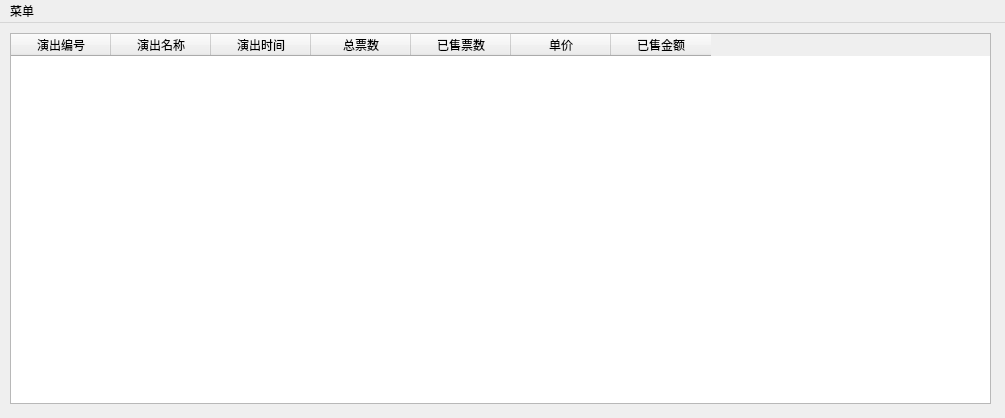
<?xml version="1.0" encoding="UTF-8"?>
<ui version="4.0">
 <class>AccountingMain</class>
 <widget class="QMainWindow" name="AccountingMain">
  <property name="geometry">
   <rect>
    <x>0</x>
    <y>0</y>
    <width>1005</width>
    <height>418</height>
   </rect>
  </property>
  <property name="windowTitle">
   <string>AccountingMain</string>
  </property>
  <widget class="QWidget" name="centralwidget">
   <widget class="QTableWidget" name="tableWidget">
    <property name="geometry">
     <rect>
      <x>10</x>
      <y>10</y>
      <width>981</width>
      <height>371</height>
     </rect>
    </property>
    <property name="editTriggers">
     <set>QAbstractItemView::NoEditTriggers</set>
    </property>
    <column>
     <property name="text">
      <string>演出编号</string>
     </property>
    </column>
    <column>
     <property name="text">
      <string>演出名称</string>
     </property>
    </column>
    <column>
     <property name="text">
      <string>演出时间</string>
     </property>
    </column>
    <column>
     <property name="text">
      <string>总票数</string>
     </property>
    </column>
    <column>
     <property name="text">
      <string>已售票数</string>
     </property>
    </column>
    <column>
     <property name="text">
      <string>单价</string>
     </property>
    </column>
    <column>
     <property name="text">
      <string>已售金额</string>
     </property>
    </column>
   </widget>
  </widget>
  <widget class="QMenuBar" name="menuBar">
   <property name="geometry">
    <rect>
     <x>0</x>
     <y>0</y>
     <width>1005</width>
     <height>26</height>
    </rect>
   </property>
   <widget class="QMenu" name="menu">
    <property name="title">
     <string>菜单</string>
    </property>
    <addaction name="action"/>
   </widget>
   <addaction name="menu"/>
  </widget>
  <action name="action">
   <property name="text">
    <string>注销</string>
   </property>
  </action>
 </widget>
 <layoutdefault spacing="6" margin="11"/>
 <resources/>
 <connections/>
</ui>
